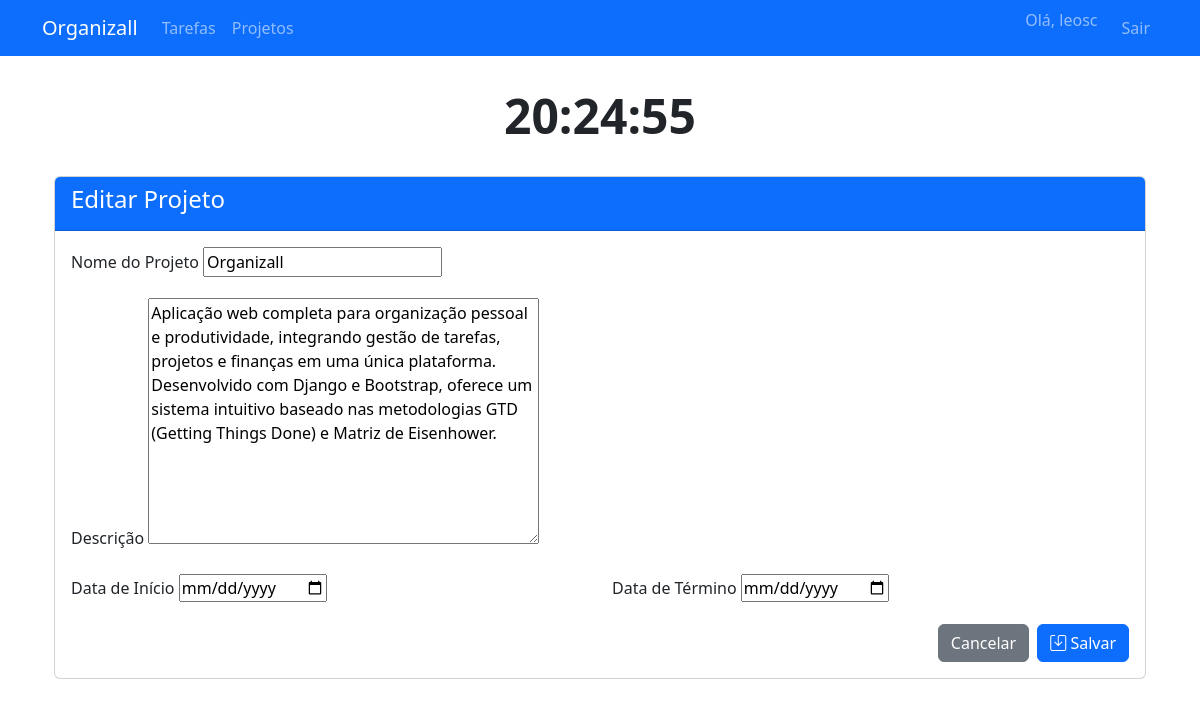
/projects/1/update/ (signed in), run on the app's committed database.
### organizer/models.py (models this page shows, shortened)
class Project(models.Model):
    name = models.CharField(max_length=100)
    description = models.TextField()
    start_date = models.DateField()
    end_date = models.DateField()
    owner = models.ForeignKey(User, on_delete=models.CASCADE)

### organizer/views.py (the view)
# urls.py: path('projects/<int:pk>/update/', views.project_update, name='project-update'),
@login_required
def project_update(request, pk):
    project = get_object_or_404(Project, pk=pk, owner=request.user)
    if request.method == 'POST':
        form = ProjectForm(request.POST, instance=project)
        if form.is_valid():
            form.save()
            messages.success(request, 'Projeto atualizado com sucesso!')
            return redirect('project-detail', pk=project.pk)
    else:
        form = ProjectForm(instance=project)
    return render(request, 'organizer/projects_pages/project_form.html', {'form': form, 'title': 'Editar Projeto'})

### organizer/forms.py
class ProjectForm(forms.ModelForm):
    class Meta:
        model = Project
        fields = ['name', 'description', 'start_date', 'end_date']
        widgets = {
            'start_date': forms.DateInput(attrs={'type': 'date'}),
            'end_date': forms.DateInput(attrs={'type': 'date'}),
        }

### templates/organizer/projects_pages/project_form.html (shortened to what this page needs)
{% extends "organizer/base.html" %}
{% load static %}
{% block content %}
<div class="container mt-4">
    <div class="card">
        <div class="card-header bg-primary text-white">
            <h4>{{ title }}</h4>
        </div>
        <div class="card-body">
            <form method="post" class="needs-validation" novalidate>
                <div class="mb-3">
                    <label for="id_name" class="form-label">Nome do Projeto</label>
                    {{ form.name }}
                </div>
                <div class="mb-3">
                    <label for="id_description" class="form-label">Descrição</label>
                    {{ form.description }}
                </div>
                <div class="row">
                    <div class="col-md-6 mb-3">
                        <label for="id_start_date" class="form-label">Data de Início</label>
                        {{ form.start_date }}
                    </div>
                    <div class="col-md-6 mb-3">
                        <label for="id_end_date" class="form-label">Data de Término</label>
                        {{ form.end_date }}
                    </div>
                </div>
                <div class="d-flex justify-content-end gap-2">
                    <a href="{% if object %}{% url 'project-detail' object.pk %}{% else %}{% url 'project-list' %}{% endif %}"
                       class="btn btn-secondary">
                        Cancelar
                    </a>
                    <button type="submit" class="btn btn-primary">
                        <i class="bi bi-save"></i> Salvar
                    </button>
                </div>
            </form>
        </div>
    </div>
</div>
{% endblock %}

### templates/includes/navbar.html (shortened to what this page needs)
<nav class="navbar navbar-expand-lg navbar-dark bg-primary mb-4">
    <div class="container">
        <a class="navbar-brand" href="{% url 'dashboard' %}">Organizall</a>
        <div class="collapse navbar-collapse" id="navbarNav">
            <ul class="navbar-nav me-auto">
                <li class="nav-item">
                    <a class="nav-link" href="{% url 'task-list' %}">Tarefas</a>
                </li>
                <li class="nav-item">
                    <a class="nav-link" href="{% url 'project-list' %}">Projetos</a>
                </li>
            </ul>
            <ul class="navbar-nav">
                <li class="nav-item">
                    <span class="navbar-text me-3">Olá, {{ request.user.username }}</span>
                </li>
                <li class="nav-item">
                    <a class="nav-link" href="{% url 'logout' %}">Sair</a>
                </li>
            </ul>
        </div>
    </div>
</nav>

### data on the page
Project: name "Organizall", description "Aplicação web completa para organização pessoal e produtividade, integrando gestão de tarefas, projetos e finanças em uma única plataforma. Desenvolvido com Django e Bootstrap, oferece um sistema intuitivo baseado nas metodologias GTD (Getting Things Done) e Matriz de Eisenhower."

### other printed values
{{ request.user.username }} "leosc"
{{ title }} "Editar Projeto"
